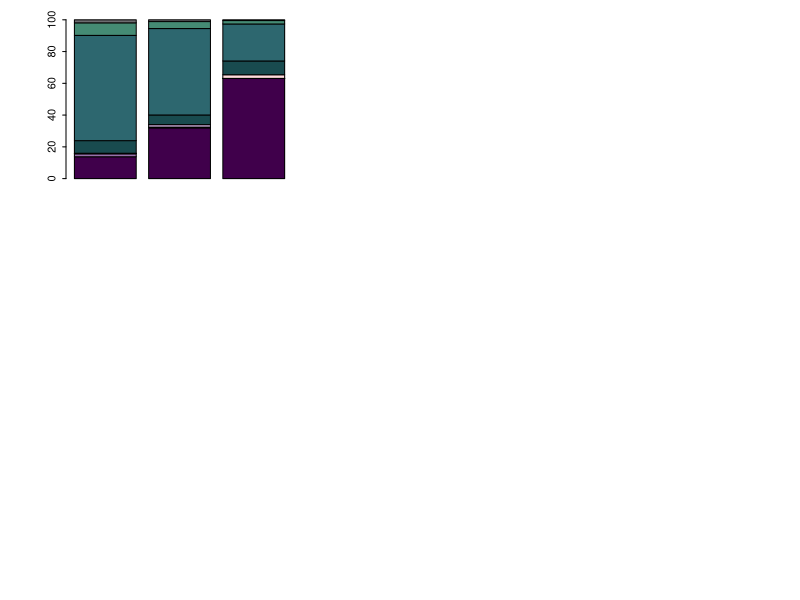

Source code (R): (Note: this script raises an error after producing the figure.)
## Step4_Analyze Zooplankton Community Composition - Spring/summer combined ##====================

# Zooplankton Data # =========================
# Read in the relevant data and packages
# ========= PACKAGES ========== #
if (!require(tidyverse)) install.packages('tidyverse')
library(tidyverse)

# Load in data # 
full_zoops = read_csv('carpzoops_final.csv') %>%
  mutate(group = case_when(.$taxon %in% c("Alona",
                                          "Alonella",
                                          "Pleuroxus", 
                                          "Camptocercus", 
                                          "Graptoleberis") ~ "Chydorid",
                           .$taxon %in% c("Bosmina") ~ 'Bosmina',
                           .$taxon %in% c("Chydorus") ~ 'Chydorid',
                           .$taxon %in% c("Daphnia.lumholtzi",
                                          "Diaphanosoma",
                                          "Leptodora",
                                          "Moina",
                                          "Scapholeberis") ~ "Lg.Cladocera",
                           .$taxon %in% c("Ceriodaphnia") ~ 'Daphnia', 
                           .$taxon %in% c("Daphnia") ~ 'Daphnia',
                           .$taxon %in% c('Simocephalus') ~ 'Lg.Cladocera',
                           .$taxon %in% c("Anuraeopsis",
                                          "Ascomorpha",
                                          "Asplanchna",
                                          "Asplanchnopus",
                                          "Brachionus",
                                          "Conochilus",
                                          "Euchlanis",
                                          "Filinia",
                                          "Gastropus",
                                          "Hexarthra",
                                          "Kellicottia",
                                          "Keratella.cochlearis",
                                          "Keratella.quadrata",
                                          "Lecane", 
                                          "Lepadella",
                                          "Macrochaetus",
                                          "Monostyla",
                                          "Mytilina",
                                          "Notholca",
                                          "Platyias",
                                          "Ploesoma",
                                          "Polyarthra",
                                          "Pompholyx",
                                          "Synchaeta",
                                          "Testudinella",
                                          "Trichotria", 
                                          "Trichocerca") ~ "Rotifer",
                           .$taxon %in% c("Cyclopoida") ~ "Cyclopoid",
                           .$taxon %in% c("Calanoida") ~ "Calanoid",
                           .$taxon %in% c("Nauplii") ~ "Nauplii")) %>%
  mutate(group = as.factor(group))
full_zoops

# Find sampling frequency # 
d = full_zoops %>% 
  filter(lake != 'Blue') %>% 
  group_by(lake, doy, year) %>%
  summarize(sum = sum(biomass)) %>%
  ungroup()
d

d2 = d %>% 
  group_by(lake, year) %>% 
  summarize(n = n())
d2

levels(full_zoops$group) = c(levels(full_zoops$group), 
                             'Daphnia', 'Lg.Cladocera','Bosmina', 'Chydorid',  
                             'Cyclopoid', 'Calanoid', 'Nauplii', 
                             'Rotifer')

dap = '#40004b'
clad = '#9970ab'
bos = '#c2A5CF'
chy = '#ffdcdc'
cyc = '#194b4f'
cal = '#2d676f'
nau = 'aquamarine4'
rot = '#6D6C70'
                
ramp = c(dap, clad, bos, chy, cyc, cal, nau, rot)
        



# Combined Spring Summer Percent Barplot #=========================
# 
# blue18 = full_zoops %>% 
#   filter(lake == 'Blue') %>% 
#   filter(year == '2018')  
#   
# blue19 = full_zoops %>% 
#   filter(lake == 'Blue') %>% 
#   filter(year == '2019')
#   
# blue20 = full_zoops %>% 
#   filter(lake == 'Blue') %>% 
#   filter(year == '2020')
  

south.twin18 = full_zoops %>% 
  filter(lake == 'South.Twin') %>% 
  filter(year == '2018')
  
south.twin19 = full_zoops %>% 
  filter(lake == 'South.Twin') %>% 
  filter(year == '2019')
  
south.twin20 = full_zoops %>% 
  filter(lake == 'South.Twin') %>% 
  filter(year == '2020')
  

storm18 = full_zoops %>% 
  filter(lake == 'Storm') %>% 
  filter(year == '2018')
  
storm19 = full_zoops %>% 
  filter(lake == 'Storm') %>% 
  filter(year == '2019')
  
storm20 = full_zoops %>% 
  filter(lake == 'Storm') %>% 
  filter(year == '2020')
  

north.twin18 = full_zoops %>% 
  filter(lake == 'North.Twin') %>% 
  filter(year == '2018')
  
north.twin19 = full_zoops %>% 
  filter(lake == 'North.Twin') %>% 
  filter(year == '2019')
  
north.twin20 = full_zoops %>% 
  filter(lake == 'North.Twin') %>% 
  filter(year == '2020')
  

silver18 = full_zoops %>% 
  filter(lake == 'Silver') %>% 
  filter(year == '2018')
  
silver19 = full_zoops %>% 
  filter(lake == 'Silver') %>% 
  filter(year == '2019')
  
silver20 = full_zoops %>% 
  filter(lake == 'Silver') %>% 
  filter(year == '2020')
  

center18 = full_zoops %>% 
  filter(lake == 'Center') %>% 
  filter(year == '2018')
  
center19 = full_zoops %>% 
  filter(lake == 'Center') %>% 
  filter(year == '2019')
  
center20 = full_zoops %>% 
  filter(lake == 'Center') %>% 
  filter(year == '2020')
  

five.island18 = full_zoops %>% 
  filter(lake == 'Five.Island') %>% 
  filter(year == '2018')
  
five.island19 = full_zoops %>% 
  filter(lake == 'Five.Island') %>% 
  filter(year == '2019')
  
five.island20 = full_zoops %>% 
  filter(lake == 'Five.Island') %>% 
  filter(year == '2020')
  

set.seed(55)

# create barplot data frames # 
# Blue # 
# blue18
# 
# blue18.sum = blue18 %>%
#   group_by(lake, doy, year, group) %>% 
#   summarize(sum_biom = sum(biomass)) %>% 
#   ungroup() %>% 
#   group_by(group) %>%
#   summarize(b.2018 = mean(sum_biom), 
#             sd.2018 = sd(sum_biom)) %>% 
#   ungroup() %>% 
#   mutate(order = case_when(.$group %in% c('Daphnia') ~ "1",
#                            .$group %in% c("Lg.Cladocera") ~ '2',
#                            .$group %in% c('Bosmina') ~ '3', 
#                            .$group %in% c('Chydorid') ~ '4', 
#                            .$group %in% c('Cyclopoid') ~ '5', 
#                            .$group %in% c('Calanoid') ~ '6', 
#                            .$group %in% c('Nauplii') ~ '7', 
#                            .$group %in% c('Rotifer') ~ '8')) %>% 
#   arrange(order)
# blue18.sum 
# 
# blue19
# 
# blue19.sum = blue19 %>%
#   group_by(lake, doy, year, group) %>% 
#   summarize(sum_biom = sum(biomass)) %>% 
#   ungroup() %>% 
#   group_by(group) %>%
#   summarize(b.2019 = mean(sum_biom), 
#             sd.2019 = sd(sum_biom)) %>% 
#   ungroup() %>% 
#   mutate(order = case_when(.$group %in% c('Daphnia') ~ "1",
#                            .$group %in% c("Lg.Cladocera") ~ '2',
#                            .$group %in% c('Bosmina') ~ '3', 
#                            .$group %in% c('Chydorid') ~ '4', 
#                            .$group %in% c('Cyclopoid') ~ '5', 
#                            .$group %in% c('Calanoid') ~ '6', 
#                            .$group %in% c('Nauplii') ~ '7', 
#                            .$group %in% c('Rotifer') ~ '8')) %>% 
#   arrange(order)
# blue19.sum
# 
# 
# blue20
# 
# blue20.sum = blue20 %>%
#   group_by(lake, doy, year, group) %>% 
#   summarize(sum_biom = sum(biomass)) %>% 
#   ungroup() %>% 
#   group_by(group) %>%
#   summarize(b.2020 = mean(sum_biom), 
#             sd.2020 = sd(sum_biom)) %>% 
#   ungroup() %>% 
#   mutate(order = case_when(.$group %in% c('Daphnia') ~ "1",
#                            .$group %in% c("Lg.Cladocera") ~ '2',
#                            .$group %in% c('Bosmina') ~ '3', 
#                            .$group %in% c('Chydorid') ~ '4', 
#                            .$group %in% c('Cyclopoid') ~ '5', 
#                            .$group %in% c('Calanoid') ~ '6', 
#                            .$group %in% c('Nauplii') ~ '7', 
#                            .$group %in% c('Rotifer') ~ '8')) %>% 
#   arrange(order)
# blue20.sum
# 
# blue.bar = cbind(blue18.sum, blue19.sum, blue20.sum) %>% 
#   subset(select=which(!duplicated(names(.)))) %>%
#   select(group, b.2018, b.2019, b.2020, sd.2018, sd.2019, sd.2020)
# blue.bar
# 
# blue.perc = blue.bar %>%
#   mutate(p.2018 = (b.2018/sum(b.2018)*100), 
#          p.2019 = (b.2019/sum(b.2019)*100), 
#          p.2020 = (b.2020/sum(b.2020)*100)) %>%
#   select(group, p.2018, p.2019, p.2020)
# blue.perc


# Storm # 
storm18

storm18.sum = storm18 %>%
  group_by(lake, doy, year, group) %>% 
  summarize(sum_biom = sum(biomass)) %>% 
  ungroup() %>% 
  group_by(group) %>%
  summarize(b.2018 = mean(sum_biom), 
            sd.2018 = sd(sum_biom)) %>% 
  ungroup() %>% 
  mutate(order = case_when(.$group %in% c('Daphnia') ~ "1",
                           .$group %in% c("Lg.Cladocera") ~ '2',
                           .$group %in% c('Bosmina') ~ '3', 
                           .$group %in% c('Chydorid') ~ '4', 
                           .$group %in% c('Cyclopoid') ~ '5', 
                           .$group %in% c('Calanoid') ~ '6', 
                           .$group %in% c('Nauplii') ~ '7', 
                           .$group %in% c('Rotifer') ~ '8')) %>% 
  arrange(order)
storm18.sum

storm19

storm19.sum = storm19 %>%
  group_by(lake, doy, year, group) %>% 
  summarize(sum_biom = sum(biomass)) %>% 
  ungroup() %>% 
  group_by(group) %>%
  summarize(b.2019 = mean(sum_biom), 
            sd.2019 = sd(sum_biom)) %>% 
  ungroup() %>% 
  mutate(order = case_when(.$group %in% c('Daphnia') ~ "1",
                           .$group %in% c("Lg.Cladocera") ~ '2',
                           .$group %in% c('Bosmina') ~ '3', 
                           .$group %in% c('Chydorid') ~ '4', 
                           .$group %in% c('Cyclopoid') ~ '5', 
                           .$group %in% c('Calanoid') ~ '6', 
                           .$group %in% c('Nauplii') ~ '7', 
                           .$group %in% c('Rotifer') ~ '8')) %>% 
  arrange(order)
storm19.sum

storm20

storm20.sum = storm20 %>%
  group_by(lake, doy, year, group) %>% 
  summarize(sum_biom = sum(biomass)) %>% 
  ungroup() %>% 
  group_by(group) %>%
  summarize(b.2020 = mean(sum_biom), 
            sd.2020 = sd(sum_biom)) %>% 
  ungroup() %>% 
  mutate(order = case_when(.$group %in% c('Daphnia') ~ "1",
                           .$group %in% c("Lg.Cladocera") ~ '2',
                           .$group %in% c('Bosmina') ~ '3', 
                           .$group %in% c('Chydorid') ~ '4', 
                           .$group %in% c('Cyclopoid') ~ '5', 
                           .$group %in% c('Calanoid') ~ '6', 
                           .$group %in% c('Nauplii') ~ '7', 
                           .$group %in% c('Rotifer') ~ '8')) %>% 
  arrange(order)
storm20.sum

storm.bar = cbind(storm18.sum, storm19.sum, storm20.sum) %>% 
  subset(select=which(!duplicated(names(.)))) %>%
  select(group, b.2018, b.2019, b.2020, sd.2018, sd.2019, sd.2020)
storm.bar

storm.perc = storm.bar %>%
  mutate(p.2018 = (b.2018/sum(b.2018)*100), 
         p.2019 = (b.2019/sum(b.2019)*100), 
         p.2020 = (b.2020/sum(b.2020)*100)) %>%
  select(group, p.2018, p.2019, p.2020)
storm.perc



# South Twin # 
south.twin18

south.twin18.sum = south.twin18 %>%
  group_by(lake, doy, year, group) %>% 
  summarize(sum_biom = sum(biomass)) %>% 
  ungroup() %>% 
  group_by(group) %>%
  summarize(b.2018 = mean(sum_biom), 
            sd.2018 = sd(sum_biom)) %>% 
  ungroup() %>% 
  mutate(order = case_when(.$group %in% c('Daphnia') ~ "1",
                           .$group %in% c("Lg.Cladocera") ~ '2',
                           .$group %in% c('Bosmina') ~ '3', 
                           .$group %in% c('Chydorid') ~ '4', 
                           .$group %in% c('Cyclopoid') ~ '5', 
                           .$group %in% c('Calanoid') ~ '6', 
                           .$group %in% c('Nauplii') ~ '7', 
                           .$group %in% c('Rotifer') ~ '8')) %>% 
  arrange(order)
south.twin18.sum

south.twin19

south.twin19.sum = south.twin19 %>%
  group_by(lake, doy, year, group) %>% 
  summarize(sum_biom = sum(biomass)) %>% 
  ungroup() %>% 
  group_by(group) %>%
  summarize(b.2019 = mean(sum_biom), 
            sd.2019 = sd(sum_biom)) %>% 
  ungroup() %>% 
  mutate(order = case_when(.$group %in% c('Daphnia') ~ "1",
                           .$group %in% c("Lg.Cladocera") ~ '2',
                           .$group %in% c('Bosmina') ~ '3', 
                           .$group %in% c('Chydorid') ~ '4', 
                           .$group %in% c('Cyclopoid') ~ '5', 
                           .$group %in% c('Calanoid') ~ '6', 
                           .$group %in% c('Nauplii') ~ '7', 
                           .$group %in% c('Rotifer') ~ '8')) %>% 
  arrange(order)
south.twin19.sum

south.twin20

south.twin20.sum = south.twin20 %>%
  group_by(lake, doy, year, group) %>% 
  summarize(sum_biom = sum(biomass)) %>% 
  ungroup() %>% 
  group_by(group) %>%
  summarize(b.2020 = mean(sum_biom), 
            sd.2020 = sd(sum_biom)) %>% 
  ungroup() %>% 
  mutate(order = case_when(.$group %in% c('Daphnia') ~ "1",
                           .$group %in% c("Lg.Cladocera") ~ '2',
                           .$group %in% c('Bosmina') ~ '3', 
                           .$group %in% c('Chydorid') ~ '4', 
                           .$group %in% c('Cyclopoid') ~ '5', 
                           .$group %in% c('Calanoid') ~ '6', 
                           .$group %in% c('Nauplii') ~ '7', 
                           .$group %in% c('Rotifer') ~ '8')) %>% 
  arrange(order)
south.twin20.sum

south.twin.bar = cbind(south.twin18.sum, south.twin19.sum, south.twin20.sum) %>% 
  subset(select=which(!duplicated(names(.)))) %>%
  select(group, b.2018, b.2019, b.2020, sd.2018, sd.2019, sd.2020)
south.twin.bar

south.twin.perc = south.twin.bar %>%
  mutate(p.2018 = (b.2018/sum(b.2018)*100), 
         p.2019 = (b.2019/sum(b.2019)*100), 
         p.2020 = (b.2020/sum(b.2020)*100)) %>%
  select(group, p.2018, p.2019, p.2020)
south.twin.perc


# Center # 
center18

center18.sum = center18 %>%
  group_by(lake, doy, year, group) %>% 
  summarize(sum_biom = sum(biomass)) %>% 
  ungroup() %>% 
  group_by(group) %>%
  summarize(b.2018 = mean(sum_biom), 
            sd.2018 = sd(sum_biom)) %>% 
  ungroup() %>% 
  mutate(order = case_when(.$group %in% c('Daphnia') ~ "1",
                           .$group %in% c("Lg.Cladocera") ~ '2',
                           .$group %in% c('Bosmina') ~ '3', 
                           .$group %in% c('Chydorid') ~ '4', 
                           .$group %in% c('Cyclopoid') ~ '5', 
                           .$group %in% c('Calanoid') ~ '6', 
                           .$group %in% c('Nauplii') ~ '7', 
                           .$group %in% c('Rotifer') ~ '8')) %>% 
  arrange(order)
center18.sum

center19

center19.sum = center19 %>%
  group_by(lake, doy, year, group) %>% 
  summarize(sum_biom = sum(biomass)) %>% 
  ungroup() %>% 
  group_by(group) %>%
  summarize(b.2019 = mean(sum_biom), 
            sd.2019 = sd(sum_biom)) %>% 
  ungroup() %>% 
  mutate(order = case_when(.$group %in% c('Daphnia') ~ "1",
                           .$group %in% c("Lg.Cladocera") ~ '2',
                           .$group %in% c('Bosmina') ~ '3', 
                           .$group %in% c('Chydorid') ~ '4', 
                           .$group %in% c('Cyclopoid') ~ '5', 
                           .$group %in% c('Calanoid') ~ '6', 
                           .$group %in% c('Nauplii') ~ '7', 
                           .$group %in% c('Rotifer') ~ '8')) %>% 
  arrange(order)
center19.sum

center20

center20.sum = center20 %>%
  group_by(lake, doy, year, group) %>% 
  summarize(sum_biom = sum(biomass)) %>% 
  ungroup() %>% 
  group_by(group) %>%
  summarize(b.2020 = mean(sum_biom), 
            sd.2020 = sd(sum_biom)) %>% 
  ungroup() %>% 
  mutate(order = case_when(.$group %in% c('Daphnia') ~ "1",
                           .$group %in% c("Lg.Cladocera") ~ '2',
                           .$group %in% c('Bosmina') ~ '3', 
                           .$group %in% c('Chydorid') ~ '4', 
                           .$group %in% c('Cyclopoid') ~ '5', 
                           .$group %in% c('Calanoid') ~ '6', 
                           .$group %in% c('Nauplii') ~ '7', 
                           .$group %in% c('Rotifer') ~ '8')) %>% 
  arrange(order)
center20.sum

center.bar = cbind(center18.sum, center19.sum, center20.sum) %>% 
  subset(select=which(!duplicated(names(.)))) %>%
  select(group, b.2018, b.2019, b.2020, sd.2018, sd.2019, sd.2020)
center.bar

center.perc = center.bar %>%
  mutate(p.2018 = (b.2018/sum(b.2018)*100), 
         p.2019 = (b.2019/sum(b.2019)*100), 
         p.2020 = (b.2020/sum(b.2020)*100)) %>%
  select(group, p.2018, p.2019, p.2020)
center.perc



# Five Island # 
five.island18

five.island18.sum = five.island18 %>%
  group_by(lake, doy, year, group) %>% 
  summarize(sum_biom = sum(biomass)) %>% 
  ungroup() %>% 
  group_by(group) %>%
  summarize(b.2018 = mean(sum_biom), 
            sd.2018 = sd(sum_biom)) %>% 
  ungroup() %>% 
  mutate(order = case_when(.$group %in% c('Daphnia') ~ "1",
                           .$group %in% c("Lg.Cladocera") ~ '2',
                           .$group %in% c('Bosmina') ~ '3', 
                           .$group %in% c('Chydorid') ~ '4', 
                           .$group %in% c('Cyclopoid') ~ '5', 
                           .$group %in% c('Calanoid') ~ '6', 
                           .$group %in% c('Nauplii') ~ '7', 
                           .$group %in% c('Rotifer') ~ '8')) %>% 
  arrange(order)
five.island18.sum

five.island19

five.island19.sum = five.island19 %>%
  group_by(lake, doy, year, group) %>% 
  summarize(sum_biom = sum(biomass)) %>% 
  ungroup() %>% 
  group_by(group) %>%
  summarize(b.2019 = mean(sum_biom), 
            sd.2019 = sd(sum_biom)) %>% 
  ungroup() %>% 
  mutate(order = case_when(.$group %in% c('Daphnia') ~ "1",
                           .$group %in% c("Lg.Cladocera") ~ '2',
                           .$group %in% c('Bosmina') ~ '3', 
                           .$group %in% c('Chydorid') ~ '4', 
                           .$group %in% c('Cyclopoid') ~ '5', 
                           .$group %in% c('Calanoid') ~ '6', 
                           .$group %in% c('Nauplii') ~ '7', 
                           .$group %in% c('Rotifer') ~ '8')) %>% 
  arrange(order)
five.island19.sum

five.island20

five.island20.sum = five.island20 %>%
  group_by(lake, doy, year, group) %>% 
  summarize(sum_biom = sum(biomass)) %>% 
  ungroup() %>% 
  group_by(group) %>%
  summarize(b.2020 = mean(sum_biom), 
            sd.2020 = sd(sum_biom)) %>% 
  ungroup() %>% 
  mutate(order = case_when(.$group %in% c('Daphnia') ~ "1",
                           .$group %in% c("Lg.Cladocera") ~ '2',
                           .$group %in% c('Bosmina') ~ '3', 
                           .$group %in% c('Chydorid') ~ '4', 
                           .$group %in% c('Cyclopoid') ~ '5', 
                           .$group %in% c('Calanoid') ~ '6', 
                           .$group %in% c('Nauplii') ~ '7', 
                           .$group %in% c('Rotifer') ~ '8')) %>% 
  arrange(order)
five.island20.sum

five.island.bar = cbind(five.island18.sum, five.island19.sum, five.island20.sum) %>% 
  subset(select=which(!duplicated(names(.)))) %>%
  select(group, b.2018, b.2019, b.2020, sd.2018, sd.2019, sd.2020)
five.island.bar

five.island.perc = five.island.bar %>%
  mutate(p.2018 = (b.2018/sum(b.2018)*100), 
         p.2019 = (b.2019/sum(b.2019)*100), 
         p.2020 = (b.2020/sum(b.2020)*100)) %>%
  select(group, p.2018, p.2019, p.2020)
five.island.perc




# North Twin # 
north.twin18

north.twin18.sum = north.twin18 %>%
  group_by(lake, doy, year, group) %>% 
  summarize(sum_biom = sum(biomass)) %>% 
  ungroup() %>% 
  group_by(group) %>%
  summarize(b.2018 = mean(sum_biom), 
            sd.2018 = sd(sum_biom)) %>% 
  ungroup() %>% 
  mutate(order = case_when(.$group %in% c('Daphnia') ~ "1",
                           .$group %in% c("Lg.Cladocera") ~ '2',
                           .$group %in% c('Bosmina') ~ '3', 
                           .$group %in% c('Chydorid') ~ '4', 
                           .$group %in% c('Cyclopoid') ~ '5', 
                           .$group %in% c('Calanoid') ~ '6', 
                           .$group %in% c('Nauplii') ~ '7', 
                           .$group %in% c('Rotifer') ~ '8')) %>% 
  arrange(order)
north.twin18.sum

north.twin19

north.twin19.sum = north.twin19 %>%
  group_by(lake, doy, year, group) %>% 
  summarize(sum_biom = sum(biomass)) %>% 
  ungroup() %>% 
  group_by(group) %>%
  summarize(b.2019 = mean(sum_biom), 
            sd.2019 = sd(sum_biom)) %>% 
  ungroup() %>% 
  mutate(order = case_when(.$group %in% c('Daphnia') ~ "1",
                           .$group %in% c("Lg.Cladocera") ~ '2',
                           .$group %in% c('Bosmina') ~ '3', 
                           .$group %in% c('Chydorid') ~ '4', 
                           .$group %in% c('Cyclopoid') ~ '5', 
                           .$group %in% c('Calanoid') ~ '6', 
                           .$group %in% c('Nauplii') ~ '7', 
                           .$group %in% c('Rotifer') ~ '8')) %>% 
  arrange(order)
north.twin19.sum

north.twin20

north.twin20.sum = north.twin20 %>%
  group_by(lake, doy, year, group) %>% 
  summarize(sum_biom = sum(biomass)) %>% 
  ungroup() %>% 
  group_by(group) %>%
  summarize(b.2020 = mean(sum_biom), 
            sd.2020 = sd(sum_biom)) %>% 
  ungroup() %>% 
  mutate(order = case_when(.$group %in% c('Daphnia') ~ "1",
                           .$group %in% c("Lg.Cladocera") ~ '2',
                           .$group %in% c('Bosmina') ~ '3', 
                           .$group %in% c('Chydorid') ~ '4', 
                           .$group %in% c('Cyclopoid') ~ '5', 
                           .$group %in% c('Calanoid') ~ '6', 
                           .$group %in% c('Nauplii') ~ '7', 
                           .$group %in% c('Rotifer') ~ '8')) %>% 
  arrange(order)
north.twin20.sum

north.twin.bar = cbind(north.twin18.sum, north.twin19.sum, north.twin20.sum) %>% 
  subset(select=which(!duplicated(names(.)))) %>%
  select(group, b.2018, b.2019, b.2020, sd.2018, sd.2019, sd.2020)
north.twin.bar

north.twin.perc = north.twin.bar %>%
  mutate(p.2018 = (b.2018/sum(b.2018)*100), 
         p.2019 = (b.2019/sum(b.2019)*100), 
         p.2020 = (b.2020/sum(b.2020)*100)) %>%
  select(group, p.2018, p.2019, p.2020)
north.twin.perc

# Silver # 
silver18

silver18.sum = silver18 %>%
  group_by(lake, doy, year, group) %>% 
  summarize(sum_biom = sum(biomass)) %>% 
  ungroup() %>% 
  group_by(group) %>%
  summarize(b.2018 = mean(sum_biom), 
            sd.2018 = sd(sum_biom)) %>% 
  ungroup() %>% 
  mutate(order = case_when(.$group %in% c('Daphnia') ~ "1",
                           .$group %in% c("Lg.Cladocera") ~ '2',
                           .$group %in% c('Bosmina') ~ '3', 
                           .$group %in% c('Chydorid') ~ '4', 
                           .$group %in% c('Cyclopoid') ~ '5', 
                           .$group %in% c('Calanoid') ~ '6', 
                           .$group %in% c('Nauplii') ~ '7', 
                           .$group %in% c('Rotifer') ~ '8')) %>% 
  arrange(order)
silver18.sum

silver19

silver19.sum = silver19 %>%
  group_by(lake, doy, year, group) %>% 
  summarize(sum_biom = sum(biomass)) %>% 
  ungroup() %>% 
  group_by(group) %>%
  summarize(b.2019 = mean(sum_biom), 
            sd.2019 = sd(sum_biom)) %>% 
  ungroup() %>% 
  mutate(order = case_when(.$group %in% c('Daphnia') ~ "1",
                           .$group %in% c("Lg.Cladocera") ~ '2',
                           .$group %in% c('Bosmina') ~ '3', 
                           .$group %in% c('Chydorid') ~ '4', 
                           .$group %in% c('Cyclopoid') ~ '5', 
                           .$group %in% c('Calanoid') ~ '6', 
                           .$group %in% c('Nauplii') ~ '7', 
                           .$group %in% c('Rotifer') ~ '8')) %>% 
  arrange(order)
silver19.sum

silver20

silver20.sum = silver20 %>%
  group_by(lake, doy, year, group) %>% 
  summarize(sum_biom = sum(biomass)) %>% 
  ungroup() %>% 
  group_by(group) %>%
  summarize(b.2020 = mean(sum_biom), 
            sd.2020 = sd(sum_biom)) %>% 
  ungroup() %>% 
  mutate(order = case_when(.$group %in% c('Daphnia') ~ "1",
                           .$group %in% c("Lg.Cladocera") ~ '2',
                           .$group %in% c('Bosmina') ~ '3', 
                           .$group %in% c('Chydorid') ~ '4', 
                           .$group %in% c('Cyclopoid') ~ '5', 
                           .$group %in% c('Calanoid') ~ '6', 
                           .$group %in% c('Nauplii') ~ '7', 
                           .$group %in% c('Rotifer') ~ '8')) %>% 
  arrange(order)
silver20.sum

silver.bar = cbind(silver18.sum, silver19.sum, silver20.sum) %>% 
  subset(select=which(!duplicated(names(.)))) %>%
  select(group, b.2018, b.2019, b.2020, sd.2018, sd.2019, sd.2020)
silver.bar

silver.perc = silver.bar %>%
  mutate(p.2018 = (b.2018/sum(b.2018)*100), 
         p.2019 = (b.2019/sum(b.2019)*100), 
         p.2020 = (b.2020/sum(b.2020)*100)) %>%
  select(group, p.2018, p.2019, p.2020)
silver.perc

## Carp Stacked Barplots ##
windows(height = 6, width = 8) 
# 
# 
# xax = barplot(as.matrix(south.twin.perc[1:8,2:4]), col=ramp, col.axis = transparent, 
#               names.arg = c('2018', '2019', '2020'), border=T)

# Set dimensions for figure array # 
par(mfrow =c(3,3), mar = c(0.5,1,1,0.5), oma = c(4,4,.5,.5))
par(tcl = -0.25)
par(mgp = c(2, 0.6, 0))

# Reference # 
# ramp= c(dap, clad, bos, chy, cyc, cal, nau, rot)
# barplot(as.matrix(blue.perc[1:8,2:4]), col=ramp, 
#         names.arg = c('2018', '2019', '2020'), border= T, xaxt = 'n')
# box()

# axis(side =1, at = xax[c(1,2,3)], labels = F, tick = T)
# mtext(side = 3, 'Blue')

barplot(as.matrix(storm.perc[1:8,2:4]), col=ramp, 
        names.arg = c('2018', '2019', '2020'), border=T, xaxt = 'n');
axis(side =1, at = xax[c(1,2,3)], labels = F, tick = T)
box()
mtext(side = 3, 'Storm')
mtext(side =2, line=3, 'ZP Biomass (%)', cex=1)
mtext(side =2, line=1.8, 'Reference', cex =1)
barplot(as.matrix(south.twin.perc[1:8,2:4]), col=ramp, col.axis = transparent, 
        names.arg = c('2018', '2019', '2020'), border=T)
box()
mtext(side = 3, 'South Twin')

#empty plot 
plot(1, type = "n", xlab = "", col.axis = transparent, xaxt='n', yaxt = 'n',
     ylab = "", xlim = c(0, 5), 
     ylim = c(0, 5), col.axis = transparent, bty = 'n')
taxa2 = rev(c('Cyclopoid', 'Calanoid','Nauplii', 'Rotifera'))
ramp2 = c(cyc, cal, nau, rot)
legend("bottomleft", legend = taxa2, pch=c(15), pt.cex=3, cex=1.5, bty='n',
       col = rev(ramp2), title = 'Zooplankton Taxa')

# RRN # 
barplot(as.matrix(center.perc[1:8,2:4]), col=ramp, 
        names.arg = c('2018', '2019', '2020'), border=T, xaxt = 'n');
box()
axis(side =1, at = xax[c(1,2,3)], labels = F, tick = T)
mtext(side =2, line=3, 'ZP Biomass (%)', cex=1)
mtext(side =2, line=1.8, 'Removal 2018 - 2019', cex =1)
mtext(side = 3, 'Center')

barplot(as.matrix(five.island.perc[1:8,2:4]), col=ramp, col.axis = transparent,
        names.arg = c('2018', '2019', '2020'), border=T, xaxt = 'n');
box()
axis(side =1, at = xax[c(1,2,3)], labels = F, tick = T)
mtext(side = 3, 'Five Island')

#empty plot 
plot(1, type = "n", xlab = "", col.axis = transparent, xaxt='n', yaxt = 'n',
     ylab = "", xlim = c(0, 5), 
     ylim = c(0, 5), col.axis = transparent, bty = 'n')
taxa2 = rev(c(expression(italic('Daphnia')), 'Misc. Cladocerans',
              expression(italic('Bosmina')), 'Chydorids'))
ramp1= c(dap, clad, bos, chy)
legend(0.1,5.5, legend = taxa2, pch=c(15), pt.cex=3, cex=1.5, bty='n',
       col = rev(ramp1))


# NRR
barplot(as.matrix(north.twin.perc[1:8,2:4]), col=ramp,
        names.arg = c('2018', '2019', '2020'), border=T);
box()
mtext(side =2, line=3, 'ZP Biomass (%)', cex=1)
mtext(side =2, line=1.8, 'Removal 2019 - 2020', cex =1)
axis(side =1, at = xax[c(1,2,3)], labels = F, tick = T)
mtext(side =3, 'North Twin')
mtext(side = 1, line=2, 'Year')

barplot(as.matrix(silver.perc[1:8,2:4]), col=ramp, col.axis = transparent,
        names.arg = c('2018', '2019', '2020'), border=T);
box()
axis(side =1, at = xax[c(1,2,3)], labels = c('2018', '2019', '2020'), tick = T)
mtext(side =3, 'Silver')
mtext(side = 1, line=2, 'Year')

#empty plot 
# plot(1, type = "n", xlab = "", col.axis = transparent, xaxt='n', yaxt = 'n',
#      ylab = "", xlim = c(0, 5), 
#      ylim = c(0, 5), col.axis = transparent, bty = 'n')
# taxa2 = rev(c(expression(italic('Daphnia')), 'Misc. Cladocerans',
#               expression(italic('Bosmina')), 'Chydorids'))
# ramp1= c(dap, clad, bos, chy)
# legend(0.1,5.5, legend = taxa2, pch=c(15), pt.cex=3, cex=1.5, bty='n',
#        col = rev(ramp1))

# Combined Spring Summer Biomass Barplot #=========================
## Carp Stacked Barplots ##
windows(height = 6, width = 8) 

# Will create plot in whatever file path you set  
#pdf(file = "C:/Users/tjbut/Box Sync/Butts_Dissertation/Hort Chapter/Figures/Hort_Figure3.pdf", 
# height = 8, 
#width = 6)

# xax = barplot(as.matrix(south.twin.perc[1:8,2:4]), col=ramp, col.axis = transparent, 
#               names.arg = c('2018', '2019', '2020'), border=T)

# Set dimensions for figure array # 
par(mfrow =c(3,3), mar = c(0.5,1,1,0.5), oma = c(4,4,.5,.5))
par(tcl = -0.25)
par(mgp = c(2, 0.6, 0))

# Reference # 
ramp= c(dap, clad, bos, chy, cyc, cal, nau, rot)
# barplot(as.matrix(blue.bar[1:8,2:4]), col=ramp, ylim = c(0, 1500),
#         names.arg = c('2018', '2019', '2020'), border= T, xaxt = 'n')
# box()

# axis(side =1, at = xax[c(1,2,3)], labels = F, tick = T)
# mtext(side = 3, 'Blue')

barplot(as.matrix(storm.bar[1:8,2:4]), col=ramp, ylim = c(0, 1500),
        names.arg = c('2018', '2019', '2020'), border=T, xaxt = 'n');
axis(side =1, at = xax[c(1,2,3)], labels = F, tick = T)
mtext(side=2, line=3, cex = 1, expression('ZP Biomass'~"("*mu*g~L^-1*")"))
mtext(side =2, line=1.8, 'Reference', cex =1)
box()
mtext(side = 3, 'Storm')

barplot(as.matrix(south.twin.bar[1:8,2:4]), col=ramp, col.axis = transparent, ylim = c(0,1500),
        names.arg = c('2018', '2019', '2020'), border=T)
axis(side =1, at = xax[c(1,2,3)], labels = F, tick = T)
box()
mtext(side = 3, 'South Twin')

#empty plot 
plot(1, type = "n", xlab = "", col.axis = transparent, xaxt='n', yaxt = 'n',
     ylab = "", xlim = c(0, 5), 
     ylim = c(0, 5), col.axis = transparent, bty = 'n')
taxa2 = rev(c('Cyclopoid', 'Calanoid','Nauplii', 'Rotifera'))
ramp2 = c(cyc, cal, nau, rot)
legend("bottomleft", legend = taxa2, pch=c(15), pt.cex=3, cex=1.5, bty='n',
       col = rev(ramp2), title = 'Zooplankton Taxa')

# RRN # 
barplot(as.matrix(center.bar[1:8,2:4]), col=ramp, ylim = c(0, 1500),
        names.arg = c('2018', '2019', '2020'), border=T, xaxt = 'n');
box()
axis(side =1, at = xax[c(1,2,3)], labels = F, tick = T)
mtext(side=2, line=3, cex = 1, expression('ZP Biomass'~"("*mu*g~L^-1*")"))
mtext(side =2, line=1.8, 'Removal 2018 - 2019', cex =1)
mtext(side = 3, 'Center')

barplot(as.matrix(five.island.bar[1:8,2:4]), col=ramp, col.axis = transparent,
       ylim = c(0, 1500), names.arg = c('2018', '2019', '2020'), border=T, xaxt = 'n');
box()
axis(side =1, at = xax[c(1,2,3)], labels = F, tick = T)
mtext(side = 3, 'Five Island')

#empty plot 
plot(1, type = "n", xlab = "", col.axis = transparent, xaxt='n', yaxt = 'n',
     ylab = "", xlim = c(0, 5), 
     ylim = c(0, 5), col.axis = transparent, bty = 'n')
taxa2 = rev(c(expression(italic('Daphnia')), 'Misc. Cladocerans',
              expression(italic('Bosmina')), 'Chydorids'))
ramp1= c(dap, clad, bos, chy)
legend(0.1,5.5, legend = taxa2, pch=c(15), pt.cex=3, cex=1.5, bty='n',
       col = rev(ramp1))

# NRR
barplot(as.matrix(north.twin.bar[1:8,2:4]), col=ramp, ylim = c(0,1500),
        names.arg = c('2018', '2019', '2020'), border=T);
box()
mtext(side=2, line=3, cex = 1, expression('ZP Biomass'~"("*mu*g~L^-1*")"))
mtext(side =2, line=1.8, 'Removal 2019 - 2020', cex =1)
mtext(side =3, 'North Twin')
axis(side =1, at = xax[c(1,2,3)], labels = c('2018', '2019', '2020'), tick = T)
mtext(side = 1, line =2, 'Year')

barplot(as.matrix(silver.bar[1:8,2:4]), col=ramp, col.axis = transparent, ylim = c(0,1500),
        names.arg = c('2018', '2019', '2020'), border=T);
box()
axis(side =1, at = xax[c(1,2,3)], labels = c('2018', '2019', '2020'), tick = T)
mtext(side =3, 'Silver')
mtext(side =1, line =2, 'Year')



